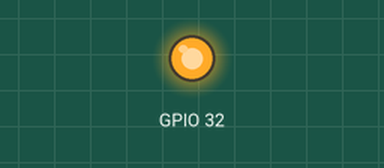
This sketch was run on a simulated ESP32. Parts: output pins drawn as LEDs (lit = HIGH).

Above: at 1.0 s.
At 3.0 s:
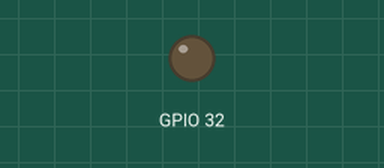
Timing chart, 0 to 5.2 s (numbered marks = the images above):
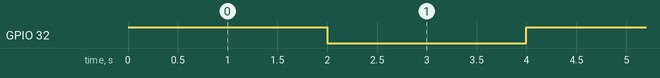

The sketch:

testing_waterPump.ino
```cpp
void setup() {
  // put your setup code here, to run once:
  Serial.begin(115200);
  pinMode(32,OUTPUT);

}

void loop() {
//  // put your main code here, to run repeatedly:
  digitalWrite(32,HIGH);
  delay(2000);
  digitalWrite(32,LOW);;
  delay(2000);

}
```

Measured:
- by itself, GPIO 32: alternates HIGH for 2.0 s and LOW for 2.0 s
